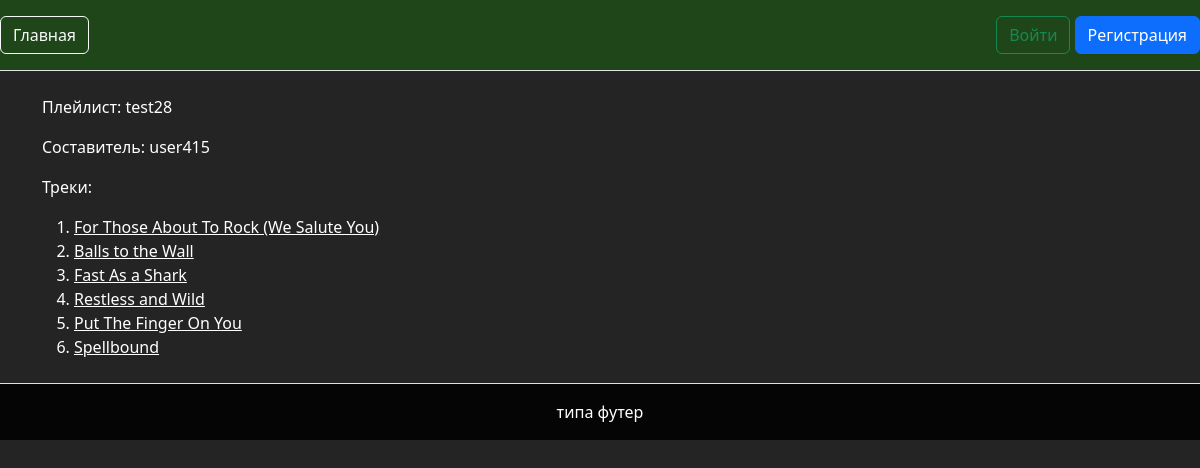
The app's page /playlist/28 with its own data.
### kAboom/models.py (models this page shows, shortened)
class Playlist(models.Model):
    track = models.ManyToManyField(Track)
    name = models.CharField(max_length=120)
    favorite = models.ManyToManyField(UserProfile)
    maker = models.ForeignKey(UserProfile, on_delete=models.CASCADE, related_name='favorite', null=True)

class Track(models.Model):
    name = models.CharField(max_length=200)
    album = models.ForeignKey(Album, on_delete=models.CASCADE)
    media_type = models.ForeignKey(MediaType, on_delete=models.CASCADE)
    genre = models.ForeignKey(Genre, on_delete=models.CASCADE)
    composer = models.CharField(max_length=220, null=True)
    milliseconds = models.IntegerField(default=None)
    bytes = models.IntegerField(default=None)
    until_price = models.FloatField(default=None)
    favorite = models.ManyToManyField(UserProfile)

### kAboom/views.py (the view)
# urls.py: path('playlist/<int:playlist_id>', views.playlist_detail, name='playlist_detail'),
def playlist_detail(request, playlist_id):
    playlist_info = get_object_or_404(Playlist, id=playlist_id)
    track_list = Playlist.objects.get(id=playlist_id).track.all()
    paginator = Paginator(track_list, 50)
    page_number = request.GET.get('page')
    page_obj = paginator.get_page(page_number)
    if playlist_info.maker:
        maker = playlist_info.maker.user.username
    else:
        maker = 'Нет составителя кекв'
    context = {
        'page_obj': page_obj,
        'playlist_info': playlist_info,
        'track_list': track_list,
        'maker': maker,
    }
    if request.user.is_authenticated:
        playlist_is_favorite = playlist_info.favorite.exists()
        owner = playlist_info.maker_id == request.user.id
        context['playlist_is_favorite'] = playlist_is_favorite
        context['owner'] = owner
    return render(request, 'kAboom/playlist_detail.html', context=context)

### kAboom/templates/kAboom/playlist_detail.html (shortened to what this page needs)
{% extends 'kAboom/base.html' %}
{% load static %}
{% block content %}
    <p>Плейлист: {{ playlist_info.name }}</p>
    <p>Составитель: {{ maker }}</p>
    {% if page_obj %}
        <p>Треки:</p>
    <ol>
        {% for track in page_obj %}
            <li><a href="{% url 'kAboom:track_detail' track.id %}">{{ track.name }}</a></li>
        {% endfor %}
    </ol>
        {% else %}
        <p>Треков нет</p>
    {% endif %}
{% endblock %}

### kAboom/static/kAboom/css/dark_theme.css (style rules this page uses)
body { color: white; background-color: rgba(0,0,0,0.86); }
a { color: white; text-decoration: underline; }

### records on screen
Playlist: name "test28"
Track: name "For Those About To Rock (We Salute You)"
Track: name "Balls to the Wall"
Track: name "Fast As a Shark"
Track: name "Restless and Wild"
Track: name "Put The Finger On You"
Track: name "Spellbound"

### other values on screen
{{ maker }} "user415"
